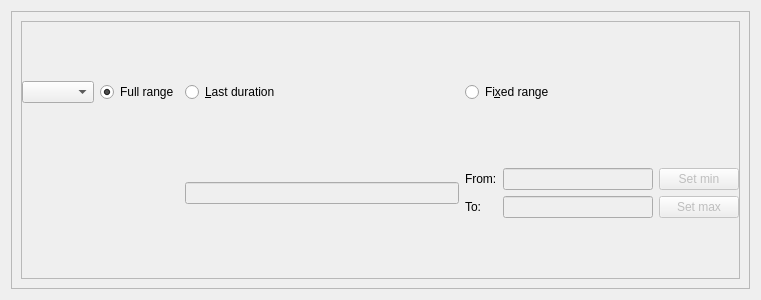
<?xml version="1.0" encoding="UTF-8"?>
<ui version="4.0">
 <class>GraphDialog</class>
 <widget class="QDialog" name="GraphDialog">
  <property name="geometry">
   <rect>
    <x>0</x>
    <y>0</y>
    <width>761</width>
    <height>300</height>
   </rect>
  </property>
  <property name="windowTitle">
   <string>Dialog</string>
  </property>
  <layout class="QVBoxLayout" name="verticalLayout">
   <item>
    <widget class="QFrame" name="frame">
     <property name="frameShape">
      <enum>QFrame::StyledPanel</enum>
     </property>
     <property name="frameShadow">
      <enum>QFrame::Raised</enum>
     </property>
     <layout class="QVBoxLayout" name="verticalLayout_2">
      <item>
       <widget class="QFrame" name="frame_2">
        <property name="frameShape">
         <enum>QFrame::StyledPanel</enum>
        </property>
        <property name="frameShadow">
         <enum>QFrame::Raised</enum>
        </property>
        <layout class="QGridLayout" name="gridLayout_2">
         <property name="leftMargin">
          <number>0</number>
         </property>
         <property name="topMargin">
          <number>0</number>
         </property>
         <property name="rightMargin">
          <number>0</number>
         </property>
         <property name="bottomMargin">
          <number>0</number>
         </property>
         <property name="horizontalSpacing">
          <number>6</number>
         </property>
         <item row="0" column="1">
          <widget class="QRadioButton" name="fullRangeRadioButton">
           <property name="text">
            <string>Full range</string>
           </property>
           <property name="checked">
            <bool>true</bool>
           </property>
          </widget>
         </item>
         <item row="0" column="2">
          <widget class="QRadioButton" name="lastDurationRadioButton">
           <property name="text">
            <string>&amp;Last duration</string>
           </property>
           <property name="checked">
            <bool>false</bool>
           </property>
          </widget>
         </item>
         <item row="0" column="3">
          <widget class="QRadioButton" name="fixedRangeRadioButton">
           <property name="text">
            <string>Fi&amp;xed range</string>
           </property>
          </widget>
         </item>
         <item row="1" column="2">
          <widget class="QLineEdit" name="lastDurationLineEdit">
           <property name="enabled">
            <bool>false</bool>
           </property>
          </widget>
         </item>
         <item row="0" column="0">
          <widget class="QComboBox" name="unitsComboBox"/>
         </item>
         <item row="1" column="3">
          <layout class="QGridLayout" name="gridLayout">
           <item row="2" column="0">
            <widget class="QLabel" name="toLabel">
             <property name="text">
              <string>To:</string>
             </property>
            </widget>
           </item>
           <item row="0" column="0">
            <widget class="QLabel" name="fromLabel">
             <property name="text">
              <string>From:</string>
             </property>
            </widget>
           </item>
           <item row="0" column="1">
            <widget class="QLineEdit" name="fromLineEdit">
             <property name="enabled">
              <bool>false</bool>
             </property>
            </widget>
           </item>
           <item row="2" column="1">
            <widget class="QLineEdit" name="toLineEdit">
             <property name="enabled">
              <bool>false</bool>
             </property>
            </widget>
           </item>
           <item row="0" column="2">
            <widget class="QPushButton" name="setMinPushButton">
             <property name="enabled">
              <bool>false</bool>
             </property>
             <property name="text">
              <string>Set min</string>
             </property>
            </widget>
           </item>
           <item row="2" column="2">
            <widget class="QPushButton" name="setMaxPushButton">
             <property name="enabled">
              <bool>false</bool>
             </property>
             <property name="text">
              <string>Set max</string>
             </property>
            </widget>
           </item>
          </layout>
         </item>
        </layout>
       </widget>
      </item>
     </layout>
    </widget>
   </item>
  </layout>
 </widget>
 <resources/>
 <connections/>
</ui>
